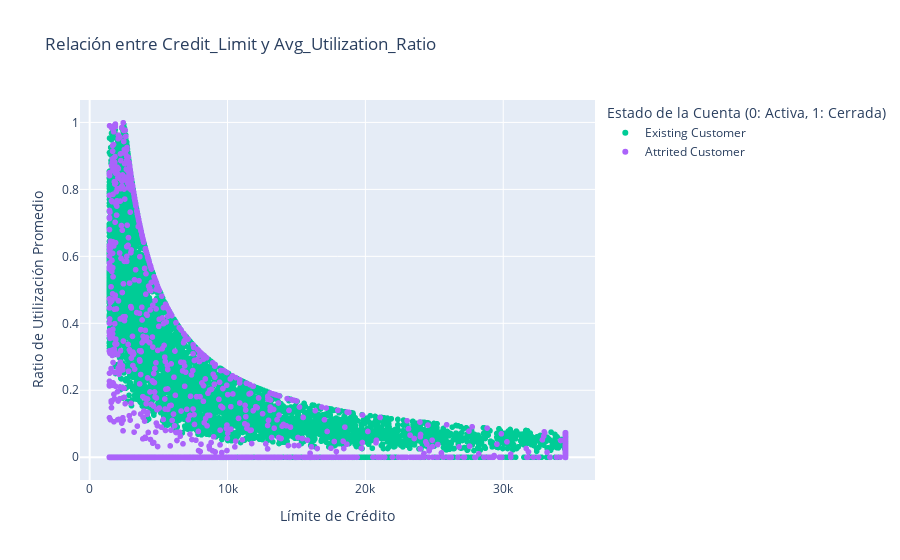

Write notebook code for a chart like this one.
### Code cell
# Asegúrate de que 'Attrition_Flag' sea de tipo categórico si no lo es
datos['Attrition_Flag'] = datos['Attrition_Flag'].astype(str)

# Crear el gráfico de dispersión
fig = px.scatter(datos, x='Credit_Limit', y='Avg_Utilization_Ratio',
                 color='Attrition_Flag',
                 title='Relación entre Credit_Limit y Avg_Utilization_Ratio',
                 labels={'Attrition_Flag': 'Estado de la Cuenta (0: Activa, 1: Cerrada)',
                         'Credit_Limit': 'Límite de Crédito',
                         'Avg_Utilization_Ratio': 'Ratio de Utilización Promedio'},
                 color_discrete_map={'0': 'blue', '1': 'red'})  # Colores para cada estado

# Mostrar el gráfico
fig.show()

### Figure 1 — Plotly figure (JSON) as saved in the notebook; plotly's stock layout.template omitted (floating-point values rounded to 4 significant figures; data arrays with more than 128 entries replaced by an {"elided": "..."} marker saying what was removed)
{"data": [{"hovertemplate": "Estado de la Cuenta (0: Activa, 1: Cerrada)=Existing Customer<br>Límite de Crédito=%{x}<br>Ratio de Utilización Promedio=%{y}<extra></extra>", "legendgroup": "Existing Customer", "marker": {"color": "#00cc96", "symbol": "circle"}, "mode": "markers", "name": "Existing Customer", "showlegend": true, "type": "scattergl", "x": {"elided": "8500 float values"}, "xaxis": "x", "y": {"elided": "8500 float values"}, "yaxis": "y"}, {"hovertemplate": "Estado de la Cuenta (0: Activa, 1: Cerrada)=Attrited Customer<br>Límite de Crédito=%{x}<br>Ratio de Utilización Promedio=%{y}<extra></extra>", "legendgroup": "Attrited Customer", "marker": {"color": "#ab63fa", "symbol": "circle"}, "mode": "markers", "name": "Attrited Customer", "showlegend": true, "type": "scattergl", "x": {"elided": "1627 float values"}, "xaxis": "x", "y": {"elided": "1627 float values"}, "yaxis": "y"}], "layout": {"legend": {"title": {"text": "Estado de la Cuenta (0: Activa, 1: Cerrada)"}, "tracegroupgap": 0}, "title": {"text": "Relación entre Credit_Limit y Avg_Utilization_Ratio"}, "xaxis": {"anchor": "y", "domain": [0, 1], "title": {"text": "Límite de Crédito"}}, "yaxis": {"anchor": "x", "domain": [0, 1], "title": {"text": "Ratio de Utilización Promedio"}}}}
